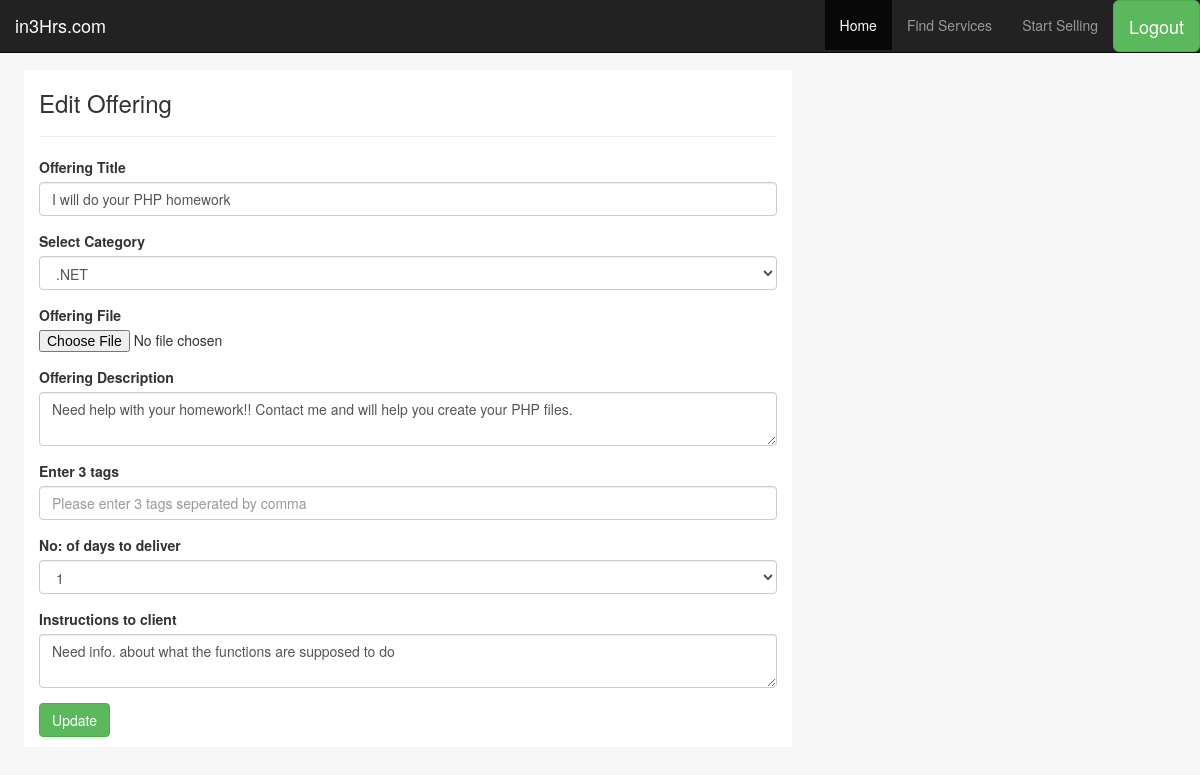
Screenshot of /public/offering?edit=2 (signed in) with the database file from the repository.
### tables this page shows
CREATE TABLE IF NOT EXISTS `offering` (
  `offer_id` int(15) NOT NULL AUTO_INCREMENT,
  `user_id` int(20) NOT NULL,
  `title` varchar(100) NOT NULL,
  `description` text NOT NULL,
  `picture` text NOT NULL,
  `date` datetime NOT NULL,
  `instruction` text,
  PRIMARY KEY (`offer_id`)
);

### public/models/offerings.php (called while the page is built, shortened)
<?php
	class offering{
		public function get_offers_by_offer_id($offer_id){
			$con = create_connection();
			$sql_query = "SELECT * FROM offering WHERE offer_id=$offer_id";
			$sql_result = mysqli_query($con,$sql_query) or die("Couldn't Execute Query");
			$row2 = mysqli_fetch_array($sql_result);
					$data[0] = $row2['picture'];
					$data[1] = $row2['title'];
					$data[2] = $row2['offer_id'];
					$data[3] = $row2['description'];
					$data[4] = $row2['instruction'];
					$data[5] = $row2['date'];
		return ($data);
		}
}
?>

### public/offering/createoffering.html.php (the view, shortened to what this page needs)
<!doctype html>
<html lang="en">
<head>
  <link rel="stylesheet" href="../css/lib/bootstrap.css">
</head>
<body>
    <?php include '../includes/header.inc.php'; ?>
  <div class="container-fluid">
    <div class="row">
		<div class="col-md-8" style="background:white;">
		<h3><?php echo $pageTitle; ?></h3>
		<hr>
		<form role="form" action="." method="POST" enctype="multipart/form-data">
		  <div class="form-group">
			<label for="title">Offering Title</label>
			<input type="name" name="title" class="form-control" value="<?php echo $title; ?>"></input>
		  </div>
		  <div class="form-group">
			<label for="category">Select Category</label>
			<select class="form-control" name="category">
			  <option value="1">.NET</option>
			</select>
		  </div>
		  <div class="form-group">
			<label>Offering File</label>
			<input type="file" name="picture"></input>
		  </div>
		  <div class="form-group">
			<label for="description" >Offering Description</label>
			<textarea name="description" class="form-control" value="<?php echo $description; ?>"><?php echo $description; ?></textarea>
		  </div>
		  <div class="form-group">
			<label>Enter 3 tags</label>
			<input type="text" class="form-control" placeholder="Please enter 3 tags seperated by comma">
		  </div>
		  <div class="form-group">
			<label>No: of days to deliver</label>
			<select class="form-control">
			  <option>1</option>
			</select>
		  </div>
		  <div class="form-group">
			<label>Instructions to client</label>
			<textarea class="form-control" name="instruction" value="<?php echo $instruction;?>"><?php echo $instruction;?></textarea>
		  </div>
		  <p>
			<button type="submit" name="action" value="<?php echo $buttonValue; ?>"  class="btn btn-success"><?php echo $buttonValue; ?></button>
		  </p>
		</form>
		</div>
    </div>
  </div>
</body>
</html>

### public/offering/createoffering.html.php (style rules this page uses)
body { background: #f6f6f6; margin-top: 70px; margin-left: 2%; margin-right: 2%; }

### rows the page displays
offering: title "I will do your PHP homework", description "Need help with your homework!! Contact me and will help you create your PHP files.", instruction "Need info. about what the functions are supposed to do"

### other values shown
$pageTitle "Edit Offering"
$buttonValue "Update"
